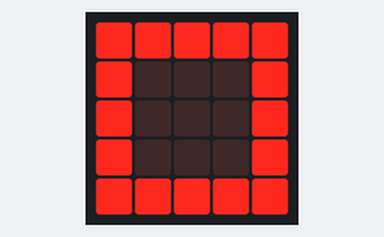
This program was run on a simulated BBC micro:bit (MakeCode). On the bench: the board's 5×5 LED display.

Above: at 0.1 s.
At 1.3 s:
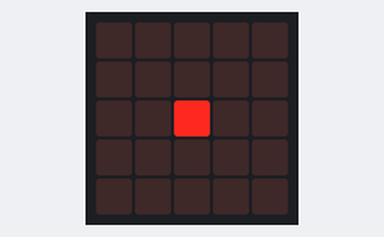
At 1.7 s:
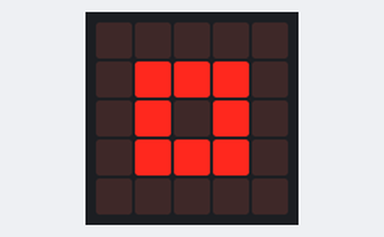

Measured:
- by itself, everything shown: repeats every 2.3 s, in 4 steps
- what the display in image 1 shows lasts 0.4 s, from 1.1 s to 1.5 s

The program:

main.ts
```typescript
basic.forever(function () {
    basic.showIcon(IconNames.Square)
    basic.pause(100)
    basic.showLeds(`
        . . . . .
        . # # # .
        . # . # .
        . # # # .
        . . . . .
        `)
    basic.showLeds(`
        . . . . .
        . . . . .
        . . # . .
        . . . . .
        . . . . .
        `)
    basic.showLeds(`
        . . . . .
        . # # # .
        . # . # .
        . # # # .
        . . . . .
        `)
    basic.showLeds(`
        # # # # #
        # . . . #
        # . . . #
        # . . . #
        # # # # #
        `)
})
```

test.ts
```typescript
// testes vão aqui; isto não será compilado quando este pacote for usado como uma extensão.
```
